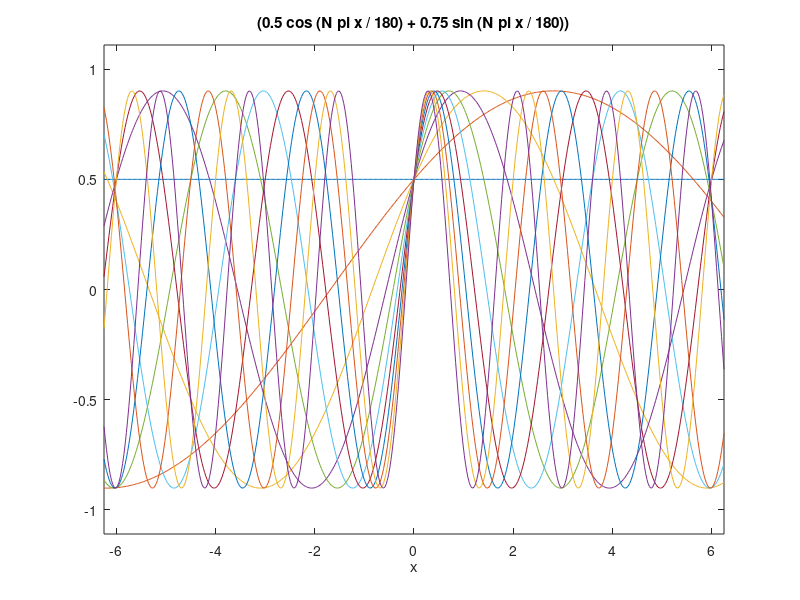

Write MATLAB code to recreate this figure.
%% plot_ex11.m to demonstrate EZPLOT and FPLOT
close all
for N=0:20:200
    FH=@(x)(0.5*cos(N*pi*x/180)+0.75*sin(N*pi*x/180)); 
    ezplot(FH, [-6.25, 6.25]); hold all % or fplot(FH, [-6.25, 6.25])
end 
hold off
